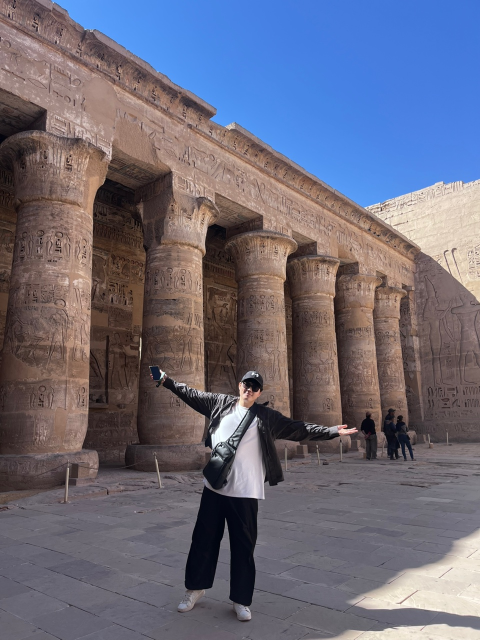
#> input picture data/TW/1780467784142.jpg, 960 x 1280 px (shown at 1/2 size)
$ python -i run_missing_cross_predictions.py   (imports and definitions only)
#> lines starting #> are read from the running program, lines starting #| are printed output that depends on the picture
# 누락된 미학 모델 교차 예측을 TFLite로 생성하고 정렬 준비 상태를 보고한다.
from __future__ import annotations

import argparse
import csv
import json
import os
import time
from dataclasses import dataclass
from pathlib import Path
from typing import Dict, Iterable, List, Optional, Sequence, Tuple

import cv2
import numpy as np
import pandas as pd
import tensorflow as tf
from PIL import Image, ImageFile, ImageOps


ImageFile.LOAD_TRUNCATED_IMAGES = True

ROOT = Path(__file__).resolve().parents[2]
OUT_DIR = ROOT / "outputs/aesthetic_cross_predictions_for_weight_search_20260603"
SEED = 42

EXISTING = {
    ("ava", "nima"): ROOT / "outputs/aesthetic_mobile_paper_benchmark_20260603/full/nima_ava/nima_predictions.csv",
    ("ava", "alamp_adaptive"): ROOT
    / "outputs/aesthetic_rgnet_alamp_paper_protocol_followup_20260603/full_adaptive/alamp_adaptive_predictions.csv",
    ("aadb", "rgnet"): ROOT / "outputs/aesthetic_mobile_paper_benchmark_20260603/full/rgnet_aadb/rgnet_predictions.csv",
    ("icaa17k", "icaa"): ROOT / "outputs/aesthetic_mobile_paper_benchmark_20260603/full/icaa_icaa17k/icaa_predictions.csv",
}

MODEL_PATHS = {
    "nima": ROOT / "forWeights2/models/aesthetic/nima_mobile_fixed_preproc_fp16.tflite",
    "rgnet": ROOT / "forWeights2/models/aesthetic/rgnet_pil_resize_aadb_fp16.tflite",
    "alamp_adaptive": ROOT / "forWeights2/models/aesthetic/mobile_alamp_v2_fp16.tflite",
    "icaa": ROOT / "forWeights2/models/aesthetic/icaa_dat_tf_native_fp16.tflite",
}

REQUESTED_ASSET_PATHS = {
    "nima": ROOT / "assets/models/nima_mobile_fixed_preproc_fp16.tflite",
    "rgnet": ROOT / "assets/models/rgnet_pil_resize_aadb_fp16.tflite",
    "alamp_adaptive": ROOT / "assets/models/mobile_alamp_v2_fp16.tflite",
    "icaa": ROOT / "assets/models/icaa_dat_tf_native_fp16.tflite",
}

OUTPUT_FILES = {
    ("ava", "rgnet"): OUT_DIR / "ava_rgnet_predictions.csv",
    ("ava", "icaa"): OUT_DIR / "ava_icaa_predictions.csv",
    ("aadb", "nima"): OUT_DIR / "aadb_nima_predictions.csv",
    ("aadb", "alamp_adaptive"): OUT_DIR / "aadb_alamp_adaptive_predictions.csv",
    ("aadb", "icaa"): OUT_DIR / "aadb_icaa_predictions.csv",
}

FAILURE_FILES = {
    key: OUT_DIR / f"{key[0]}_{key[1]}_failures.csv" for key in OUTPUT_FILES
}


@dataclass(frozen=True)
class Row:
    dataset: str
    source_id: str
    join_key: str
    image_path: Path
    gt_score: float


# [5 lines left out: function rel, not called in this run]


def join_key(value: object) -> str:
    return Path(str(value)).stem.lower()


# [40 lines left out: functions resolve_image_path, load_split, not called in this run]


def load_rgb(path: Path) -> Image.Image:
    image = Image.open(path).convert("RGB")
    return ImageOps.exif_transpose(image)


def resize_array(image: Image.Image, size: Tuple[int, int]) -> np.ndarray:
    return np.array(image.resize(size, Image.BILINEAR)).astype(np.float32)


# [5 lines left out: function normalize_icaa, not called in this run]


def compute_saliency_v2(image_bgr: np.ndarray) -> np.ndarray:
    img_small = cv2.resize(image_bgr, (64, 64))
    gray = cv2.cvtColor(img_small, cv2.COLOR_BGR2GRAY).astype(np.float32)
    fft = np.fft.fft2(gray)
    log_amplitude = np.log(np.abs(fft) + 1e-6)
    phase = np.angle(fft)
    avg_log_amplitude = cv2.blur(log_amplitude, (3, 3))
    spectral_residual = log_amplitude - avg_log_amplitude
    saliency_map = np.abs(np.fft.ifft2(np.exp(spectral_residual + 1j * phase))) ** 2
    saliency_map = cv2.GaussianBlur(saliency_map, (3, 3), 0)
    h, w = image_bgr.shape[:2]
    saliency_map = cv2.resize(saliency_map, (w, h))
    y, x = np.ogrid[:h, :w]
    cy, cx = h / 2.0, w / 2.0
    center_bias = np.exp(-((x - cx) ** 2 / (w / 2.0) ** 2 + (y - cy) ** 2 / (h / 2.0) ** 2))
    saliency_map = saliency_map * (0.8 + 0.2 * center_bias)
    m_min, m_max = saliency_map.min(), saliency_map.max()
    if m_max > m_min:
        return (saliency_map - m_min) / (m_max - m_min)
    return saliency_map


def generate_candidate_boxes(w: int, h: int, scales: Sequence[float], grid_size: int = 8) -> np.ndarray:
    boxes = []
    short_edge = min(w, h)
    for scale in scales:
        size = int(short_edge * scale)
        if size < 32:
            continue
        step_x = max(1, (w - size) // grid_size)
        step_y = max(1, (h - size) // grid_size)
        for y in range(0, h - size + 1, step_y):
            for x in range(0, w - size + 1, step_x):
                boxes.append([x, y, x + size, y + size])
    return np.array(boxes)


def compute_iou(box: np.ndarray, boxes: np.ndarray) -> np.ndarray:
    x1 = np.maximum(box[0], boxes[:, 0])
    y1 = np.maximum(box[1], boxes[:, 1])
    x2 = np.minimum(box[2], boxes[:, 2])
    y2 = np.minimum(box[3], boxes[:, 3])
    inter = np.maximum(0, x2 - x1) * np.maximum(0, y2 - y1)
    area1 = (box[2] - box[0]) * (box[3] - box[1])
    area2 = (boxes[:, 2] - boxes[:, 0]) * (boxes[:, 3] - boxes[:, 1])
    return inter / (area1 + area2 - inter + 1e-6)


def extract_features(image_bgr: np.ndarray, box: np.ndarray) -> Dict[str, np.ndarray]:
    x1, y1, x2, y2 = map(int, box)
    patch = image_bgr[y1:y2, x1:x2]
    if patch.size == 0:
        return {"color_hist": np.zeros(32, dtype=np.float32), "edge_hist": np.zeros(8, dtype=np.float32)}
    patch_lab = cv2.cvtColor(patch, cv2.COLOR_BGR2LAB)
    hist_l = cv2.calcHist([patch_lab], [0], None, [16], [0, 256]).flatten()
    hist_a = cv2.calcHist([patch_lab], [1], None, [8], [0, 256]).flatten()
    hist_b = cv2.calcHist([patch_lab], [2], None, [8], [0, 256]).flatten()
    color_hist = np.concatenate([hist_l, hist_a, hist_b])
    color_hist /= color_hist.sum() + 1e-6
    gray = cv2.cvtColor(patch, cv2.COLOR_BGR2GRAY)
    edges = cv2.Canny(gray, 100, 200)
    edge_hist = cv2.calcHist([edges], [0], None, [8], [0, 256]).flatten()
    edge_hist /= edge_hist.sum() + 1e-6
    return {"color_hist": color_hist, "edge_hist": edge_hist}


def select_adaptive_patches(image: Image.Image, patch_count: int = 5) -> Tuple[np.ndarray, List[List[int]]]:
    image_bgr = cv2.cvtColor(np.array(image), cv2.COLOR_RGB2BGR)
    h, w = image_bgr.shape[:2]
    candidates = generate_candidate_boxes(w, h, [0.25, 0.35, 0.5])
    saliency_map = compute_saliency_v2(image_bgr)
    box_scores = []
    box_feats = []
    box_centers = []
    for box in candidates:
        x1, y1, x2, y2 = map(int, box)
        crop = saliency_map[y1:y2, x1:x2]
        box_scores.append(crop.mean() if crop.size > 0 else 0.0)
        box_feats.append(extract_features(image_bgr, box))
        box_centers.append([(x1 + x2) / 2.0 / w, (y1 + y2) / 2.0 / h])
    box_scores = np.array(box_scores, dtype=np.float32)
    box_centers = np.array(box_centers, dtype=np.float32)
    selected_indices: List[int] = []
    for _ in range(patch_count):
        if not selected_indices:
            best_idx = int(np.argmax(box_scores))
        else:
            scores = box_scores.copy()
            for idx in selected_indices:
                ious = compute_iou(candidates[idx], candidates)
                scores[ious > 0.5] = -1.0
                curr_feat = box_feats[idx]
                for i, other_feat in enumerate(box_feats):
                    if scores[i] <= 0:
                        continue
                    color_dist = cv2.compareHist(curr_feat["color_hist"], other_feat["color_hist"], cv2.HISTCMP_BHATTACHARYYA)
                    edge_dist = cv2.compareHist(curr_feat["edge_hist"], other_feat["edge_hist"], cv2.HISTCMP_BHATTACHARYYA)
                    scores[i] += 0.5 * (color_dist + edge_dist)
                dist = np.sqrt(np.sum((box_centers - box_centers[idx]) ** 2, axis=1))
                scores += 0.3 * dist
            scores[selected_indices] = -1.0
            best_idx = int(np.argmax(scores))
        selected_indices.append(best_idx)
    selected_boxes = candidates[selected_indices]
    patches = []
    for box in selected_boxes:
        x1, y1, x2, y2 = map(int, box)
        patch_img = image_bgr[y1:y2, x1:x2]
        patch_img = cv2.resize(patch_img, (224, 224), interpolation=cv2.INTER_LINEAR)
        patch_img = cv2.cvtColor(patch_img, cv2.COLOR_BGR2RGB)
        patches.append(patch_img.astype(np.float32))
    return np.expand_dims(np.stack(patches), axis=0), selected_boxes.astype(int).tolist()


class TFLiteModel:
    # [7 lines left out: function __init__, not called in this run]

    def set_single(self, value: np.ndarray) -> None:
        self.interpreter.set_tensor(self.inputs[0]["index"], value.astype(np.float32))

    # [9 lines left out: function set_alamp, not called in this run]

    def invoke(self) -> List[np.ndarray]:
        self.interpreter.invoke()
        return [self.interpreter.get_tensor(detail["index"]) for detail in self.outputs]


# [488 lines left out: functions predict, base_prediction_record, read_existing_success_keys, append_csv, run_pair, load_prediction_for_alignment and 8 more, not called in this run]


# [2 lines not run here, left out]

>>> import cv2
>>> picture = cv2.cvtColor(cv2.imread('../../data/TW/1780467784142.jpg'), cv2.COLOR_BGR2RGB)
>>> result = select_adaptive_patches(picture)
#> in select_adaptive_patches, image_bgr is the input picture: shape (1280, 960, 3); mean B, G, R 121.4, 105.8, 107.5
#> in compute_saliency_v2, `spectral_residual = log_amplitude - avg_log_amplitude`:
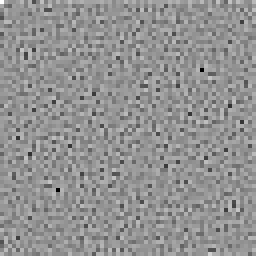
#> spectral_residual: shape (64, 64) float64 (shown 4 times larger); min -3.86, max 2.83, mean 0.00453; drawn with min black and max white
#> in compute_saliency_v2, `saliency_map = cv2.resize(saliency_map, (w, h))`:
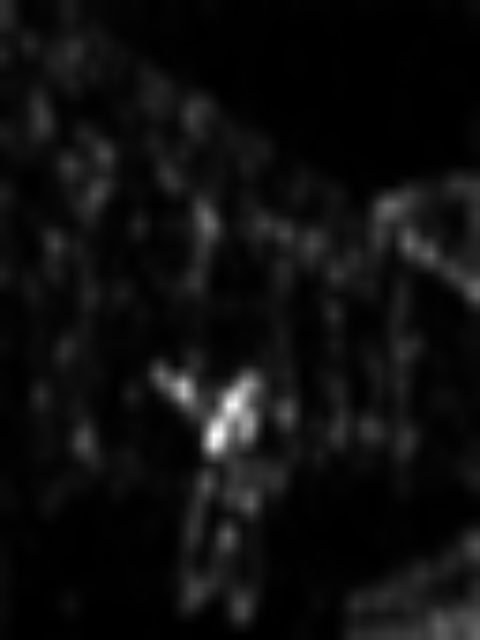
#> saliency_map: shape (1280, 960) float64 (shown at 1/2 size); min 7.39e-06, max 0.00721, mean 0.000424; drawn with min black and max white
#> in compute_saliency_v2, `m_min, m_max = saliency_map.min(), saliency_map.max()`: m_min = 6.38e-06; m_max = 0.00702
#> the loop in select_adaptive_patches, `for box in candidates:` made 243 passes
#> (hist_a in extract_features, hist_b in extract_features, edge_hist in extract_features) on passes 1 to 3: ([0, 0, 0, 33, 57567, 0, 0, 0], [0, 0, 6695, 4564, 46341, 0, 0, 0], [0.881, 0, 0, 0, 0, 0, 0, 0.119]), ([0, 0, 0, 37, 57563, 0, 0, 0], [0, 0, 17467, 3873, 36260, 0, 0, 0], [0.902, 0, 0, 0, 0, 0, 0, 0.0976]), ([0, 0, 0, 14, 57586, 0, 0, 0], [0, 0, 31236, 3624, 22740, 0, 0, 0], [0.937, 0, 0, 0, 0, 0, 0, 0.0626])
#> pass 1, in extract_features, `patch = image_bgr[y1:y2, x1:x2]`:
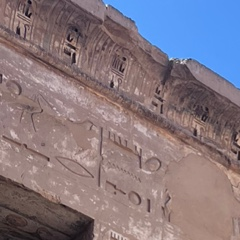
#> patch: shape (240, 240, 3); mean B, G, R 129, 120.3, 133
#> pass 1, in extract_features, `gray = cv2.cvtColor(patch, cv2.COLOR_BGR2GRAY)`:
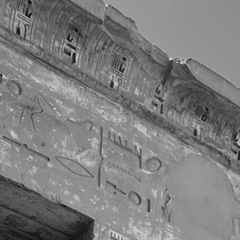
#> gray: shape (240, 240); min 6, max 244, mean 125.1
#> after the loop in select_adaptive_patches, `for box in candidates:`:
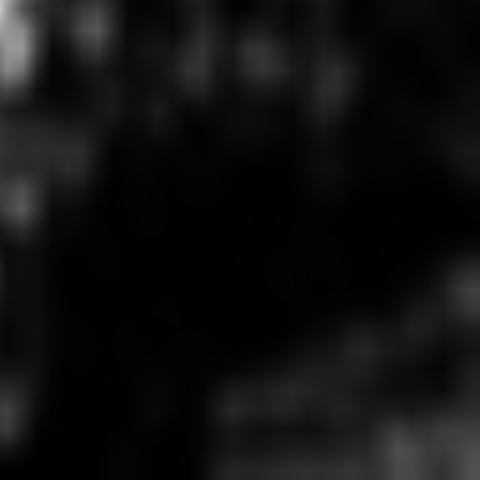
#> crop: shape (480, 480) float64; min 6.95e-05, max 0.771, mean 0.0631
#> the loop in select_adaptive_patches, `for box in selected_boxes:` made 5 passes
#> box on passes 1 to 5: [360, 780, 600, 1020], [720, 0, 960, 240], [0, 1040, 240, 1280], [90, 130, 330, 370], [720, 1040, 960, 1280]
#> pass 1, in select_adaptive_patches, `patch_img = cv2.resize(patch_img, (224, 224), interpolation=cv2.INTER_..`:
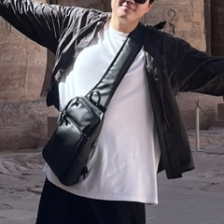
#> patch_img: shape (224, 224, 3); mean B, G, R 98.4, 93.4, 100
#> after the loop in select_adaptive_patches, `for box in selected_boxes:`:
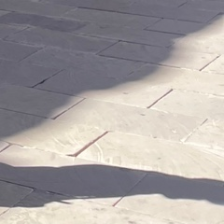
#> patch_img: shape (224, 224, 3); mean R, G, B 167.3, 162, 161.3
